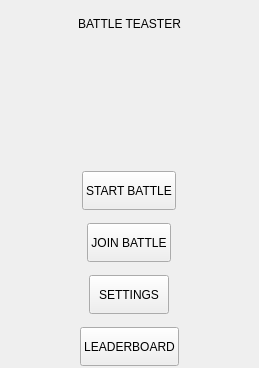
<?xml version="1.0" encoding="UTF-8"?>
<ui version="4.0">
 <class>Form</class>
 <widget class="QWidget" name="Form">
  <property name="geometry">
   <rect>
    <x>0</x>
    <y>0</y>
    <width>259</width>
    <height>368</height>
   </rect>
  </property>
  <property name="windowTitle">
   <string>BATTLE TEASTER</string>
  </property>
  <widget class="QWidget" name="verticalLayoutWidget">
   <property name="geometry">
    <rect>
     <x>-1</x>
     <y>-1</y>
     <width>261</width>
     <height>371</height>
    </rect>
   </property>
   <layout class="QVBoxLayout" name="verticalLayout_2">
    <property name="spacing">
     <number>10</number>
    </property>
    <property name="leftMargin">
     <number>0</number>
    </property>
    <item>
     <widget class="QLabel" name="label">
      <property name="maximumSize">
       <size>
        <width>16777215</width>
        <height>43</height>
       </size>
      </property>
      <property name="text">
       <string>BATTLE TEASTER</string>
      </property>
      <property name="alignment">
       <set>Qt::AlignCenter</set>
      </property>
     </widget>
    </item>
    <item alignment="Qt::AlignHCenter">
     <widget class="QWidget" name="widget" native="true">
      <property name="minimumSize">
       <size>
        <width>100</width>
        <height>0</height>
       </size>
      </property>
      <property name="maximumSize">
       <size>
        <width>100</width>
        <height>100</height>
       </size>
      </property>
      <property name="layoutDirection">
       <enum>Qt::LeftToRight</enum>
      </property>
     </widget>
    </item>
    <item alignment="Qt::AlignHCenter">
     <widget class="QPushButton" name="pushButton1">
      <property name="maximumSize">
       <size>
        <width>124</width>
        <height>39</height>
       </size>
      </property>
      <property name="text">
       <string>START BATTLE</string>
      </property>
     </widget>
    </item>
    <item alignment="Qt::AlignHCenter">
     <widget class="QPushButton" name="pushButton2">
      <property name="maximumSize">
       <size>
        <width>113</width>
        <height>39</height>
       </size>
      </property>
      <property name="text">
       <string>JOIN BATTLE</string>
      </property>
     </widget>
    </item>
    <item alignment="Qt::AlignHCenter">
     <widget class="QPushButton" name="pushButton3">
      <property name="maximumSize">
       <size>
        <width>92</width>
        <height>39</height>
       </size>
      </property>
      <property name="text">
       <string>SETTINGS</string>
      </property>
     </widget>
    </item>
    <item alignment="Qt::AlignHCenter">
     <widget class="QPushButton" name="pushButton4">
      <property name="maximumSize">
       <size>
        <width>127</width>
        <height>39</height>
       </size>
      </property>
      <property name="text">
       <string>LEADERBOARD</string>
      </property>
     </widget>
    </item>
   </layout>
  </widget>
 </widget>
 <resources/>
 <connections/>
</ui>
